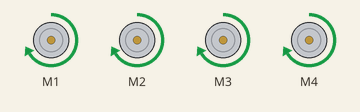
The sketch below on a simulated Arduino Uno, built with avr-gcc and run on an emulated ATmega328P. On the bench: 4 × DC motor (green arrow = forward, orange = backward, longer = faster).

Above: at 0.5 s.
At 4.5 s:
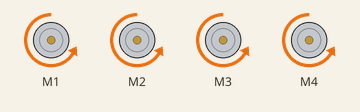
Timing chart, 0 to 6.9 s (numbered marks = the images above):
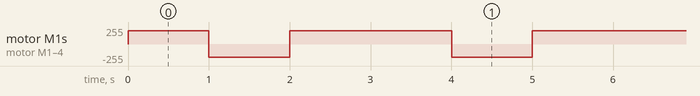

The sketch:

simple_dc_Motor_test.ino
```cpp
#include <AFMotor.h>
AF_DCMotor motor1(1);
AF_DCMotor motor2(2);
AF_DCMotor motor3(3);
AF_DCMotor motor4(4);
void setup() {
  motor1.setSpeed(200);
  motor2.setSpeed(200);
  motor3.setSpeed(200);
  motor4.setSpeed(200);

  motor1.run(RELEASE);
  motor2.run(RELEASE);
  motor3.run(RELEASE);
  motor4.run(RELEASE);
}

void loop() {
  // put your main code here, to run repeatedly:
 motor1.run(FORWARD);
 motor2.run(FORWARD);
 motor3.run(FORWARD);
 motor4.run(FORWARD);
 delay(1000);
  motor1.run(BACKWARD);
 motor2.run(BACKWARD);
 motor3.run(BACKWARD);
 motor4.run(BACKWARD);
 delay(1000);
  motor1.run(FORWARD);
 motor2.run(FORWARD);
 motor3.run(FORWARD);
 motor4.run(FORWARD);
 delay(1000);

}
```

Measured:
- by itself, motor M1–4: repeats every 3.0 s: backward 200/255 1.0 s, forward 200/255 2.0 s
